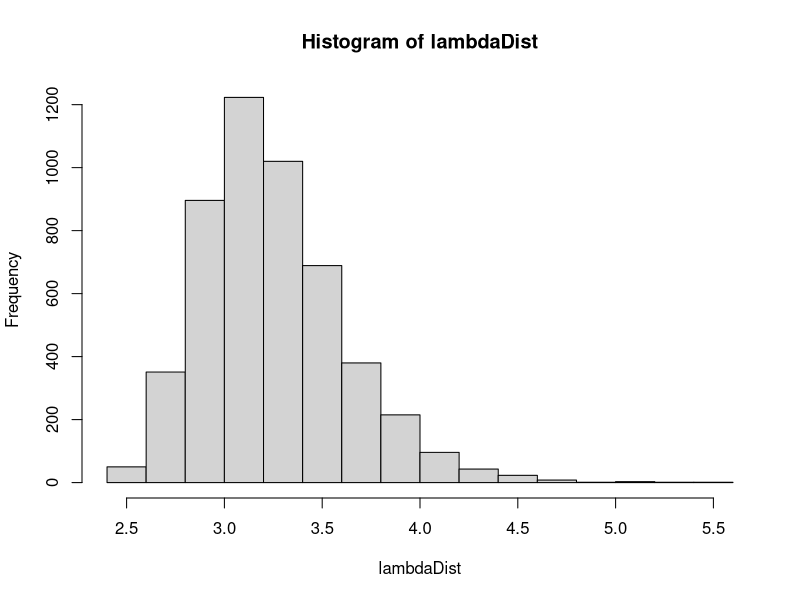
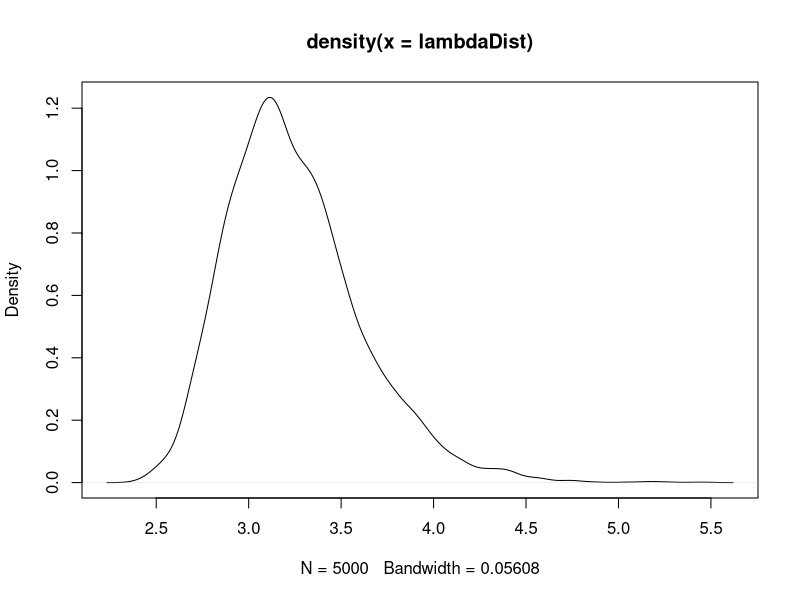
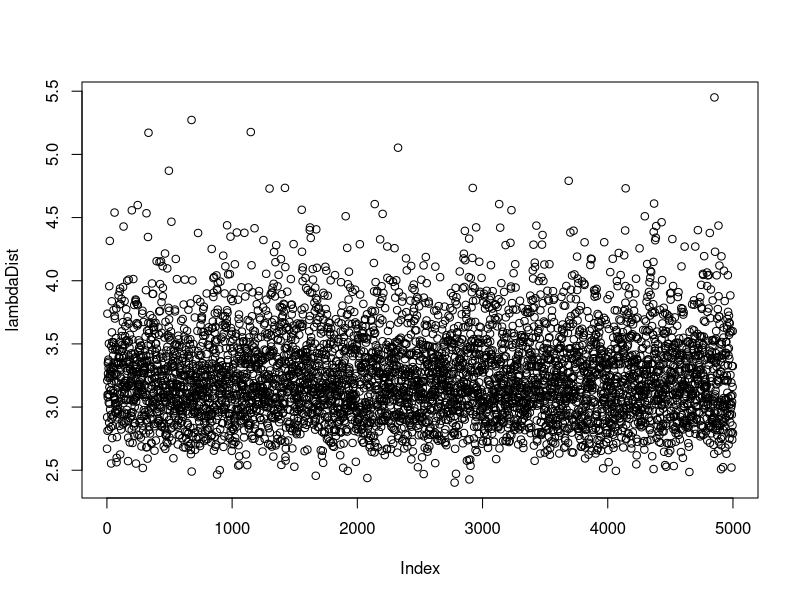

These figures' R source, in order:
## ---- chunk 1
#Step 1

#import data
treasury = read.csv("10YTreasuryYield.csv")

#two-sample t test on mu_i and mu_j
#H0: mu_i  = mu_j
#HA: mu_i != mu_j

#list to hold test statistics from t-tests
all_test_stats = c()

#perform test on increasing i and decreasing j for all t=2,...,1766 obsrevations
index_end = length(treasury$Value)
for (i in 2:(index_end-2)){
  ttest_results = t.test(c(treasury$Value[1:i]), c(treasury$Value[i+1:index_end]), alternative="two.sided", var.equal=FALSE)
  all_test_stats = c(all_test_stats, ttest_results$statistic) #put test statistic in list)
}

## ---- chunk 2
#step 2

#grab min and max of all test statistics
max_test_stat = max(all_test_stats)
min_test_stat = min(all_test_stats)

## ---- chunk 3
set.seed(1000) # set seed to ensure replicable results

n = 1000 # The number of standard normal datasets to be tested
sims = 5000 # The number of simulations to replicate, also the length of discrete values in our Lambda Distribution
mu = 0 # The true expected mean value of our normal distribution
s = 1 # The true variance of our normal distribution

## A Monte Carlo Simulation Function to generate our Lambda Distribution ##
lambdaSim = function(sims,n,mu,s) {
  l = replicate(sims,(max(rnorm(n,mu,s))))
  return(l)
}

## Run the function to generate the Lambda Distribution ##
lambdaDist = lambdaSim(sims,n,mu,s)

## Return appropriate CDF of our Lambda Distribution to later use to generate p-values at various critical values
lambdaCDF = ecdf(lambdaDist)

## Return appropriate critical values of our Lambda Distribution to later test our F-Statistic against  
lambdaQTS = quantile(lambdaDist, probs = c(0.10, 0.05, 0.025, 0.001, 0.001), na.rm = FALSE, names = FALSE, type = 1)

lambdaCDF(2.84)

hist(lambdaDist)
plot(density(lambdaDist))

plot(lambdaDist)


## ---- chunk 4




